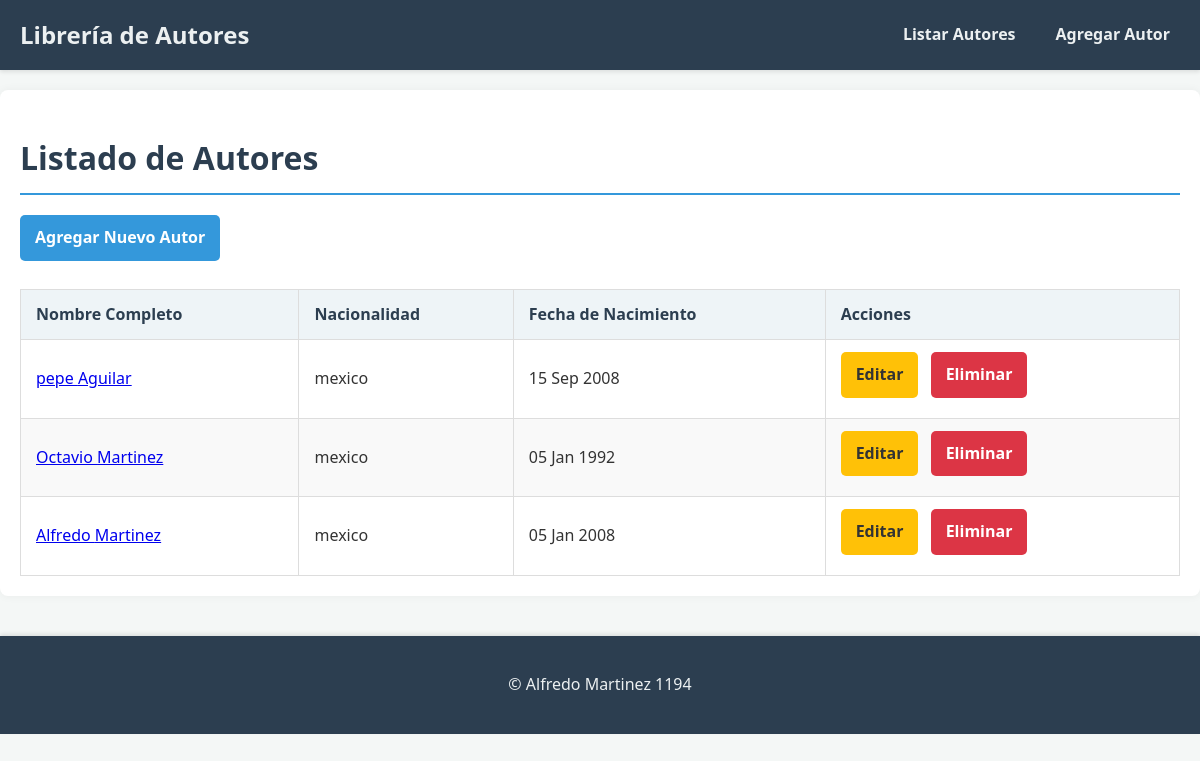
The page / on the database its author committed.
### app_autores/models.py (models this page shows, shortened)
class Autor(models.Model):
    nombre = models.CharField(max_length=100)
    apellido = models.CharField(max_length=100)
    nacionalidad = models.CharField(max_length=100)
    fecha_nacimiento = models.DateField()
    bibliografia = models.TextField(blank=True, null=True) # Puede ser opcional
    pagina_web = models.URLField(max_length=255, blank=True, null=True) # Puede ser opcional

### app_autores/views.py (the view)
# urls.py: path('', views.listar_autores, name='listar_autores'),
def listar_autores(request):
    autores = Autor.objects.all()
    return render(request, 'autores/listar_autores.html', {'autores': autores})

### app_autores/templates/autores/listar_autores.html (shortened to what this page needs)
{% extends 'autores/base.html' %}
{% block content %}
    <h1>Listado de Autores</h1>
    <a href="{% url 'agregar_autor' %}" class="btn btn-primary">Agregar Nuevo Autor</a>
    {% if autores %}
        <table>
            <thead>
                <tr>
                    <th>Nombre Completo</th>
                    <th>Nacionalidad</th>
                    <th>Fecha de Nacimiento</th>
                    <th>Acciones</th>
                </tr>
            </thead>
            <tbody>
                {% for autor in autores %}
                <tr>
                    <td><a href="{% url 'ver_autor' autor.id %}">{{ autor.nombre }} {{ autor.apellido }}</a></td>
                    <td>{{ autor.nacionalidad }}</td>
                    <td>{{ autor.fecha_nacimiento|date:"d M Y" }}</td>
                    <td>
                        <a href="{% url 'editar_autor' autor.id %}" class="btn btn-warning">Editar</a>
                        <a href="{% url 'eliminar_autor' autor.id %}" class="btn btn-danger">Eliminar</a>
                    </td>
                </tr>
                {% endfor %}
            </tbody>
        </table>
    {% else %}
        <p>No hay autores registrados.</p>
    {% endif %}
{% endblock %}

### app_autores/templates/autores/base.html (shortened to what this page needs)
<!DOCTYPE html>
<html lang="es">
<head>
    {% load static %}
    <link rel="stylesheet" href="{% static 'css/style.css' %}">
</head>
<body>
    <header>
        <nav>
            <a href="{% url 'listar_autores' %}">Librería de Autores</a>
            <ul>
                <li><a href="{% url 'listar_autores' %}">Listar Autores</a></li>
                <li><a href="{% url 'agregar_autor' %}">Agregar Autor</a></li>
            </ul>
        </nav>
    </header>
    <main>
        {% block content %}
        {% endblock %}
    </main>
    <footer>
        <p>&copy; Alfredo Martinez 1194</p>
    </footer>
</body>
</html>

### app_autores/static/css/style.css (style rules this page uses)
body { font-family: 'Segoe UI', Tahoma, Geneva, Verdana, sans-serif; margin: 0; padding: 0; background-color: #f4f7f6; color: #333; line-height: 1.6; }
header { background-color: #2c3e50; color: #ecf0f1; padding: 1rem 0; box-shadow: 0 2px 4px rgba(0, 0, 0, 0.1); }
header nav { display: flex; justify-content: space-between; align-items: center; max-width: 1200px; margin: 0 auto; padding: 0 20px; }
header nav a { color: #ecf0f1; text-decoration: none; font-weight: bold; font-size: 1.5em; }
header nav ul { list-style: none; margin: 0; padding: 0; display: flex; }
header nav ul li { margin-left: 20px; }
header nav ul li a { color: #ecf0f1; text-decoration: none; font-size: 1em; padding: 5px 10px; border-radius: 4px; transition: background-color 0.3s ease; }
main { max-width: 1200px; margin: 20px auto; padding: 20px; background-color: #ffffff; border-radius: 8px; box-shadow: 0 0 10px rgba(0, 0, 0, 0.05); }
h1 { color: #2c3e50; border-bottom: 2px solid #3498db; padding-bottom: 10px; margin-bottom: 20px; }
table { width: 100%; border-collapse: collapse; margin-top: 20px; }
table th, table td { border: 1px solid #ddd; padding: 12px 15px; text-align: left; }
table th { background-color: #eef4f7; color: #2c3e50; font-weight: bold; }
table tr:nth-child(even) { background-color: #f9f9f9; }
.btn { display: inline-block; padding: 10px 15px; border-radius: 5px; text-decoration: none; color: white; font-weight: bold; text-align: center; cursor: pointer; transition: background-color 0.3s ease; margin-right: 8px; margin-bottom: 8px; }
.btn-primary { background-color: #3498db; }
.btn-warning { background-color: #ffc107; color: #333; }
.btn-danger { background-color: #dc3545; }
footer { text-align: center; padding: 20px; margin-top: 40px; background-color: #2c3e50; color: #ecf0f1; box-shadow: 0 -2px 4px rgba(0, 0, 0, 0.1); }

### rows shown on the page
Autor: nombre "pepe", apellido "Aguilar", nacionalidad "mexico", fecha_nacimiento "15 Sep 2008"
Autor: nombre "Octavio", apellido "Martinez", nacionalidad "mexico", fecha_nacimiento "05 Jan 1992"
Autor: nombre "Alfredo", apellido "Martinez", nacionalidad "mexico", fecha_nacimiento "05 Jan 2008"
